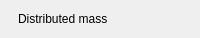
               <widget class="QFrame" name="setDistributedMass">
                <property name="minimumSize">
                 <size>
                  <width>0</width>
                  <height>38</height>
                 </size>
                </property>
                <property name="maximumSize">
                 <size>
                  <width>16777215</width>
                  <height>38</height>
                 </size>
                </property>
                <property name="role" stdset="0">
                 <string>statusRow</string>
                </property>
                <property name="bind_fixedHeight" stdset="0">
                 <string>rh</string>
                </property>
                <layout class="QHBoxLayout" name="setDistributedMassLayout" stretch="0,0,0,0,1">
                 <property name="spacing">
                  <number>0</number>
                 </property>
                 <property name="leftMargin">
                  <number>0</number>
                 </property>
                 <property name="topMargin">
                  <number>0</number>
                 </property>
                 <property name="rightMargin">
                  <number>0</number>
                 </property>
                 <property name="bottomMargin">
                  <number>0</number>
                 </property>
                 <item>
                  <widget class="QLabel" name="setDistributedMassDot">
                   <property name="minimumSize">
                    <size>
                     <width>6</width>
                     <height>6</height>
                    </size>
                   </property>
                   <property name="maximumSize">
                    <size>
                     <width>6</width>
                     <height>6</height>
                    </size>
                   </property>
                   <property name="role" stdset="0">
                    <string>dot</string>
                   </property>
                   <property name="tone" stdset="0">
                    <string>ok</string>
                   </property>
                   <property name="bind_tone" stdset="0">
                    <string>setup.distributedMass ? 'ok' : 'faint'</string>
                   </property>
                  </widget>
                 </item>
                 <item>
                  <spacer name="gap_47">
                   <property name="orientation">
                    <enum>Qt::Orientation::Horizontal</enum>
                   </property>
                   <property name="sizeType">
                    <enum>QSizePolicy::Policy::Fixed</enum>
                   </property>
                   <property name="sizeHint" stdset="0">
                    <size>
                     <width>12</width>
                     <height>1</height>
                    </size>
                   </property>
                  </spacer>
                 </item>
                 <item>
                  <widget class="QLabel" name="setDistributedMassLabel">
                   <property name="text">
                    <string>Distributed mass</string>
                   </property>
                   <property name="minimumSize">
                    <size>
                     <width>102</width>
                     <height>0</height>
                    </size>
                   </property>
                   <property name="role" stdset="0">
                    <string>rowLabel</string>
                   </property>
                  </widget>
                 </item>
                 <item>
                  <spacer name="hSpacer_28">
                   <property name="orientation">
                    <enum>Qt::Orientation::Horizontal</enum>
                   </property>
                   <property name="sizeHint" stdset="0">
                    <size>
                     <width>10</width>
                     <height>20</height>
                    </size>
                   </property>
                  </spacer>
                 </item>
                 <item>
                  <widget class="QLabel" name="setDistributedMassValue">
                   <property name="alignment">
                    <set>Qt::AlignmentFlag::AlignRight|Qt::AlignmentFlag::AlignVCenter</set>
                   </property>
                   <property name="role" stdset="0">
                    <string>rowValue</string>
                   </property>
                   <property name="bind" stdset="0">
                    <string>Format.onOff(setup.distributedMass)</string>
                   </property>
                   <property name="elide" stdset="0">
                    <bool>true</bool>
                   </property>
                  </widget>
                 </item>
                </layout>
               </widget>
